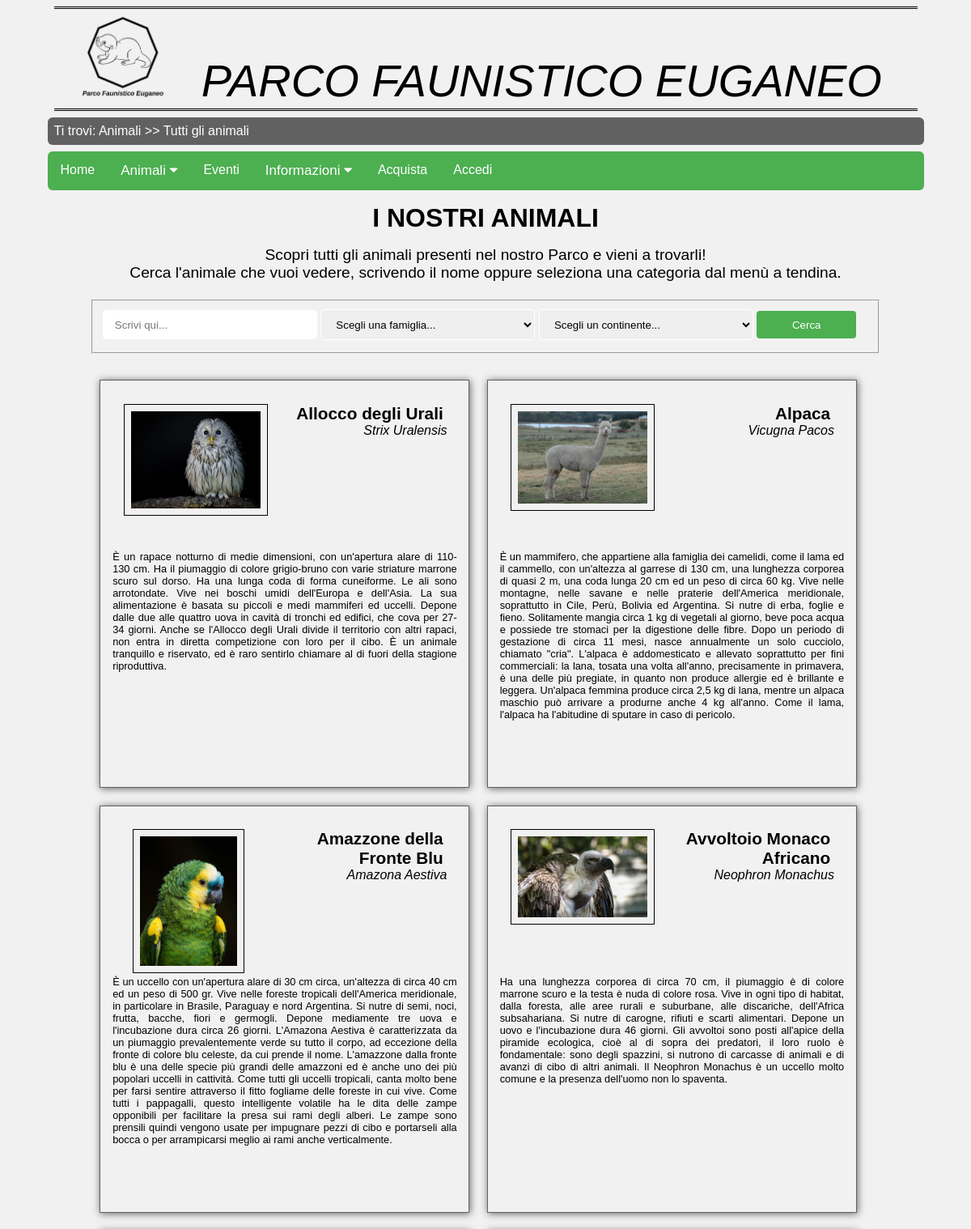
The app's page /PAGES/animali.php (upper part) with its own data.
### tables this page shows
CREATE TABLE IF NOT EXISTS Animali (
    NomeComune varchar(30),
    NomeProprio varchar(20) NULL,
    NomeScientifico varchar(50),
    Famiglia varchar(20),
    SezioneParco varchar(20),
    DescrizioneAnimale text,
    Immagine text NULL,
    DescrizioneImmagine text NULL,
    PRIMARY KEY(NomeComune,Famiglia)
);

### PHP/sqlInteractions.php (called while the page is built, shortened)
<?php
	class sqlInteractions {
	public function apriConnessioneDB(){
		$this->connection = mysqli_connect(static::host,static::user,static::pass,static::dbName);
		if(!$this->connection){
			return false;
		}
		else{
			return true;
		}
	}
	public function getResultSearch() {
		$testo = $_POST['testo'];
        $famiglia = $_POST['scegliFamiglia'];
        $sezioneParco = $_POST['sezioneParco'];
		if($testo==null && $famiglia==null && $sezioneParco==null){
			$select = 'SELECT NomeComune, NomeScientifico, DescrizioneAnimale, Immagine, DescrizioneImmagine FROM Animali WHERE Famiglia!=\'Cuccioli\' ORDER BY NomeComune ASC';
		}
		$selectResult = mysqli_query($this->connection,$select);
		if(mysqli_num_rows($selectResult)==0){
			return null;
		}
		else{
			$animali = array();
			while($row=mysqli_fetch_assoc($selectResult)){
				$arraySingoloAnimale = array('NomeComune'=>$row['NomeComune'],'NomeScientifico'=>$row['NomeScientifico'],'DescrizioneAnimale'=>$row['DescrizioneAnimale'],'Immagine'=>$row['Immagine'],'DescrizioneImmagine'=>$row['DescrizioneImmagine']);
				array_push($animali,$arraySingoloAnimale);
			}
			return $animali;
		}
	}
}
?>

### PAGES/animali.php (the view, shortened to what this page needs)
<?php
    require_once "../PHP/modulesInit.php";
    require_once "../PHP/sqlInteractions.php";
    $oggettoPagina = new sqlInteractions();
    $connessione = $oggettoPagina->apriConnessioneDB();
    if($connessione){
        $animali = $oggettoPagina->getResultSearch();
        $stringaAnimali = "";
        if($animali==null){
            $stringaAnimali .= "<p class=\"errorMessage\">Non abbiamo trovato nessun animale collegato alla tua ricerca.<br />Pu&ograve; essere che non siano presenti gli animali che cerchi in questo momento al Parco Faunistico Euganeo.</p>";
        }
        else{
            $stringaAnimali .= "<div id=\"risultatiAnimali\">";
            foreach($animali as $animals){
                $stringaAnimali .= "<div class=\"containerAnimal\">
                                    <div class=\"photoAnimal\"><img src=\"".$animals['Immagine']."\" alt=\"".$animals['DescrizioneImmagine']."\" /></div>
                                    <div class=\"nameAnimal\">".$animals['NomeComune']."</div>
                                    <div class=\"scientificNameAnimal\">".$animals['NomeScientifico']."</div>
                                    <div class=\"descAnimal\">".$animals['DescrizioneAnimale']."</div>
                                    </div>";
                }
            $stringaAnimali .= "</div>
                                <div class=\"clear\"></div>";
        }
    }
    else{
        $stringaAnimali = "<p class=\"errorMessage\">Connessione al database degli animali fallita. Per favore, riprova.</p>";
    }
    $output = file_get_contents("../HTML/animali.html");
    $output = str_replace('<a href="animali.php">','<a>',$output);
    $output = str_replace("<menu></menu>",modulesInit::menu(),$output);
    $output = str_replace("<breadcrumb></breadcrumb>",modulesInit::breadcrumb('Animali >> Tutti gli animali'),$output);
    $output = str_replace("<tuttiAnimali></tuttiAnimali>",$stringaAnimali,$output);
    echo $output;
?>

### CSS/cssGenerale.css (style rules this page uses)
* { margin: auto; }
html, body { font-family: Verdana, Arial, Helvetica, sans-serif; font-size: 100%; max-width: 95%; margin: auto; padding: 0; height: 100%; }
body { background-color: #F1F1F1; }
abbr, a, a:hover { text-decoration: none; }
.titolo { text-align: center; font-weight: bolder; display: block; padding: 1.5%; font-size: 2em; }
#header a { color: #000000; text-decoration: none; }
#header { font-size: 100%; max-width: 100%; margin: 0.5em; border-top: 3px double #000000; border-bottom: 3px double #000000; overflow: auto; }
.logoHeader { float: left; width: 10%; height: auto; margin-left: 2em; }
#header .nomeSito { font-family: Verdana, Arial, Helvetica, sans-serif; font-size: 3.5em; font-style: italic; text-align: center; color: #000000; padding-top: 1em; }

### CSS/animali.css (style rules this page uses)
#ricercaAnimali p, #introCuccioli p { width: 90%; text-align: center; font-size: 1.2em; }
#risultatiAnimali, #risultatiCuccioli { width: 100%; margin-left: 5%; }
.containerAnimal { width: 40%; padding: 1%; margin: 1%; float: left; border: 1px solid#616161; height: 30em; -webkit-box-shadow: 1px 1px 9px 0px rgba(97,97,97,1); -moz-box-shadow: 1px 1px 9px 0px rgba(97,97,97,1); box-shadow: 1px 1px 9px 0px rgba(97,97,97,1); }
.photoAnimal { width: 10em; float: left; height: 10em; margin: 4%; text-align: center; }
.photoAnimal img { max-height: 10em; max-width: 10em; border: 1px solid #000000; padding: 5%; }
.nameAnimal { margin-right: 1em; padding-top: 4%; font-weight: bold; font-size: 1.3em; text-align: right; }
.scientificNameAnimal { margin-right: 1em; font-style: italic; font-size: 1em; text-align: right; }
.descAnimal { padding: 0.3em 0.3em 0 0.3em; text-align: justify; font-size: 0.8em; clear:both; }
#formRicerca { width: 90%; padding: 2%; }
input[type=text], select { width: 28%; padding: 1% 1.5%; margin: 0.5% 0; display: inline-block; border: 1px solid #FFFFFF; border-radius: 4px; box-sizing: border-box; }
#inviaRicerca { width: 13%; background-color: #4CAF50; color: white; padding: 1% 1.5%; margin: 0.5% 0; border: none; border-radius: 4px; cursor: pointer; }

### records on screen
animali: Immagine (picture), NomeComune "Allocco degli Urali", NomeScientifico "Strix Uralensis", DescrizioneAnimale "È un rapace notturno di medie dimensioni, con un'apertura alare di 110-130 cm. Ha il piumaggio di colore grigio-bruno con varie striature marrone scuro sul dorso. Ha una lunga coda di forma cuneiforme. Le ali sono arrotondate. Vive nei boschi umidi dell'Europa e dell'Asia. La sua alimentazione è basata su piccoli e medi mammiferi ed uccelli. Depone dalle due alle quattro uova in cavità di tronchi ed edifici, che cova per 27-34 giorni. Anche se l'Allocco degli Urali divide il territorio con altri rapaci, non entra in diretta competizione con loro per il cibo. È un animale tranquillo e riservato, ed è raro sentirlo chiamare al di fuori della stagione riproduttiva."
animali: Immagine (picture), NomeComune "Alpaca", NomeScientifico "Vicugna Pacos", DescrizioneAnimale "È un mammifero, che appartiene alla famiglia dei camelidi, come il lama ed il cammello, con un'altezza al garrese di 130 cm, una lunghezza corporea di quasi 2 m, una coda lunga 20 cm ed un peso di circa 60 kg. Vive nelle montagne, nelle savane e nelle praterie dell'America meridionale, soprattutto in Cile, Perù, Bolivia ed Argentina. Si nutre di erba, foglie e fieno. Solitamente mangia circa 1 kg di vegetali al giorno, beve poca acqua e possiede tre stomaci per la digestione delle fibre. Dopo un periodo di gestazione di circa 11 mesi, nasce annualmente un solo cucciolo, chiamato \"cria\". L'alpaca è addomesticato e allevato soprattutto per fini commerciali: la lana, tosata una volta all'anno,…"
animali: Immagine (picture), NomeComune "Amazzone della Fronte Blu", NomeScientifico "Amazona Aestiva", DescrizioneAnimale "È un uccello con un'apertura alare di 30 cm circa, un'altezza di circa 40 cm ed un peso di 500 gr. Vive nelle foreste tropicali dell'America meridionale, in particolare in Brasile, Paraguay e nord Argentina. Si nutre di semi, noci, frutta, bacche, fiori e germogli. Depone mediamente tre uova e l'incubazione dura circa 26 giorni. L'Amazona Aestiva è caratterizzata da un piumaggio prevalentemente verde su tutto il corpo, ad eccezione della fronte di colore blu celeste, da cui prende il nome. L'amazzone dalla fronte blu è una delle specie più grandi delle amazzoni ed è anche uno dei più popolari uccelli in cattività. Come tutti gli uccelli tropicali, canta molto bene per farsi sentire…"
animali: Immagine (picture), NomeComune "Avvoltoio Monaco Africano", NomeScientifico "Neophron Monachus", DescrizioneAnimale "Ha una lunghezza corporea di circa 70 cm, il piumaggio è di colore marrone scuro e la testa è nuda di colore rosa. Vive in ogni tipo di habitat, dalla foresta, alle aree rurali e suburbane, alle discariche, dell'Africa subsahariana. Si nutre di carogne, rifiuti e scarti alimentari. Depone un uovo e l'incubazione dura 46 giorni. Gli avvoltoi sono posti all'apice della piramide ecologica, cioè al di sopra dei predatori, il loro ruolo è fondamentale: sono degli spazzini, si nutrono di carcasse di animali e di avanzi di cibo di altri animali. Il Neophron Monachus è un uccello molto comune e la presenza dell'uomo non lo spaventa."

### other values on screen
$breadcrumb "Ti trovi: Animali >> Tutti gli animali"
